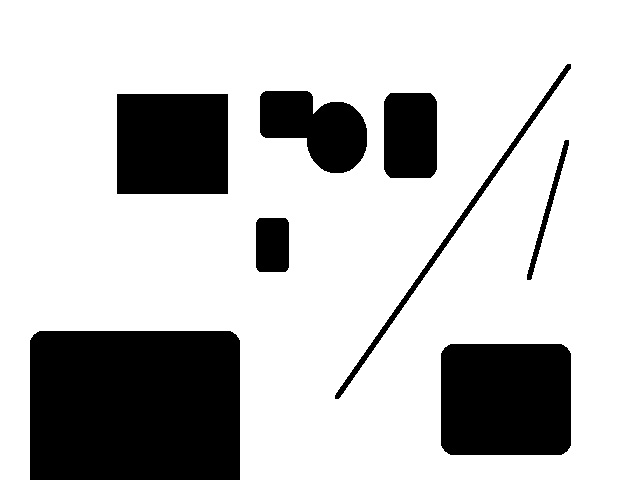
#> input picture data/detect_lines1.png, 640 x 480 px, found by its file name
$ python C1E4.py   (Python 2 division)
#> lines starting #> are read from the running program, lines starting #| are printed output that depends on the picture
# Write a function that finds the outline of simple objects in images (for
# example a square against white background) using image gradients.


import argparse
from PIL import Image
from numpy import array, zeros, uint8, sqrt
from pylab import imshow, show, gray, figure, contour, axis
from scipy.ndimage import filters


parser = argparse.ArgumentParser(description='Apply unsharp filter.')
parser.add_argument('sigma', metavar='sigma', type=int, default=1,
                   nargs='?', help='Sigma for gaussian blue')
parser.add_argument('scale', metavar='scale', type=float, default=0.1,
                   nargs='?', help='scale for gaussian subtraction')

args = parser.parse_args()

raw_image = Image.open('data/detect_lines1.png').convert('L')
im = array(raw_image)
print im.shape, im.dtype
#| (480, 640) uint8

#Sobel derivative filters
imx = zeros(im.shape)
filters.sobel(im,1,imx)
imy = zeros(im.shape)
filters.sobel(im,0,imy)
magnitude = sqrt(imx**2+imy**2)

figure()
gray()
imshow(magnitude)
show()
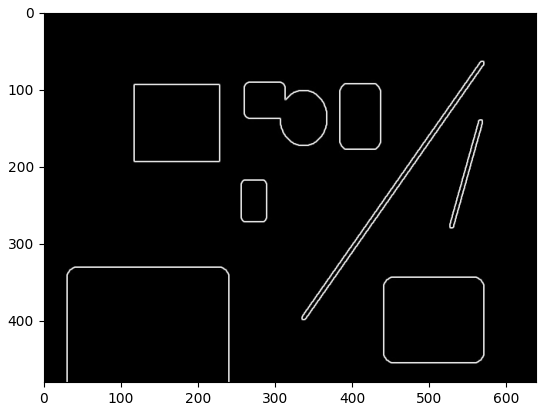
#> figure drawn by matplotlib, 1 panel

$ run again, with data/detect_objects1.png copied over data/detect_lines1.png
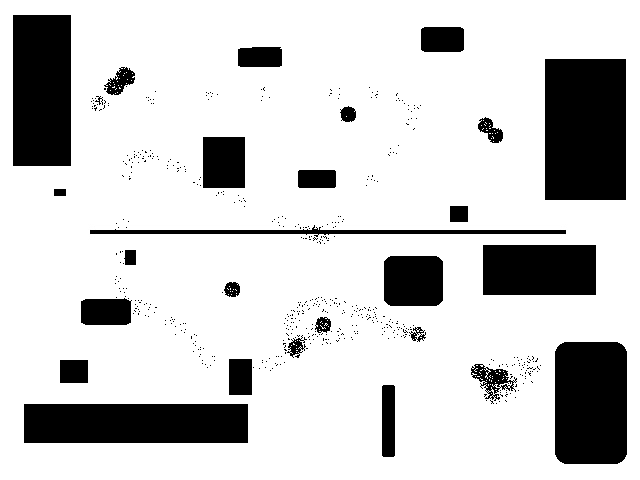
#> input picture data/detect_objects1.png, 640 x 480 px, found by its file name
#| (480, 640) uint8
#> `show()`:
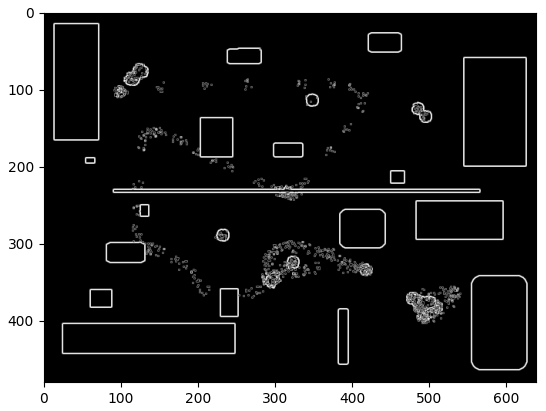
#> figure drawn by matplotlib, 1 panel
